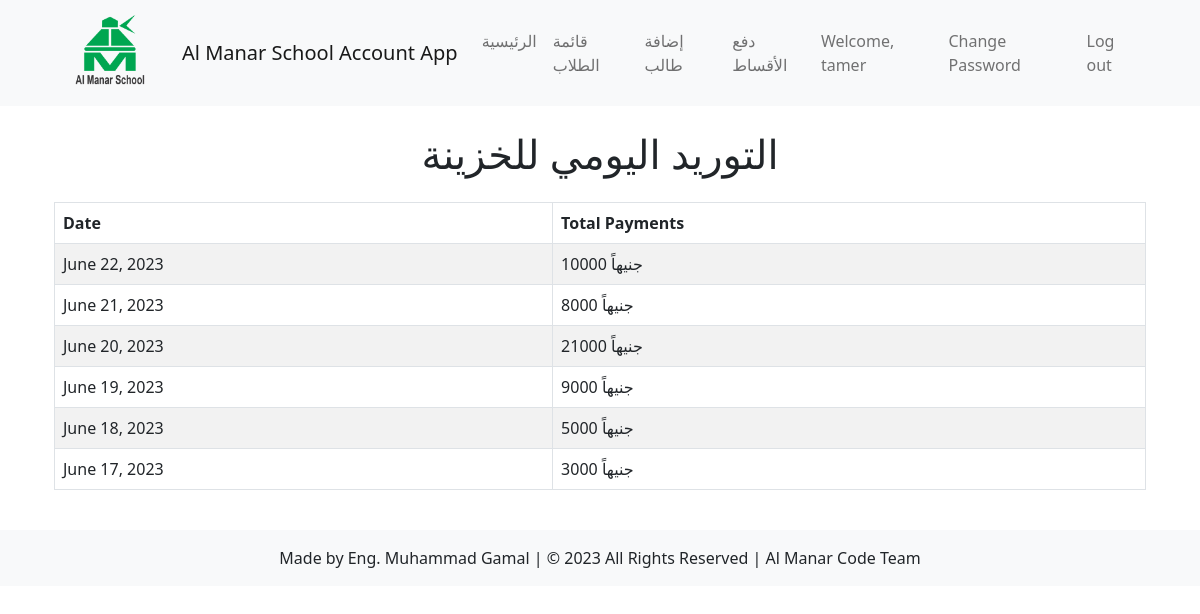
The app's page /students/daily_report/ (signed in) with its own data.
### account/models.py (models this page shows)
class User(AbstractUser):
    username = models.CharField(max_length=150, unique=True)  # Add the username field
    date_of_enrollment = models.DateField(null=True, blank=True)
    national_id = models.CharField(max_length=20, null=True, blank=True)
    department = models.CharField(max_length=20, choices=[
        ('accounts', 'Accounts'),
        ('student_affairs', 'Student Affairs'),
        ('administration', 'Administration')
    ])
    USERNAME_FIELD = 'username'
    objects = CustomUserManager()
    class Meta:
        permissions = [
            ('can_view_reports', 'Can view all reports'),
            ('can_edit_employee', 'Can edit employee profile'),
            ('can_add_student', 'Can add new student'),
            ('can_edit_student', 'Can edit student profile'),
            ('can_add_expense', 'Can add new expense'),
            ('can_pay_installment', 'Can pay student installment')
        ]

### students/models.py (models this page shows, shortened)
class Tuition(models.Model):
    student = models.ForeignKey('Student', related_name='tuitions', on_delete=models.CASCADE)
    installment_number = models.IntegerField()
    amount_tuition = models.DecimalField(max_digits=8, decimal_places=2)
    paid = models.BooleanField(default=False)
    receipt_date = models.DateTimeField(default=timezone.now, editable=False)
    payment_user = models.CharField(max_length=50, default="account user")

### students/views.py (the view)
# urls.py: path('daily_report/', views.generate_daily_report, name='daily_report'),
@never_cache
@login_required
def generate_daily_report(request):
    report_date = date.today()
    start_date = report_date - timedelta(days=30)  # Change the number of days as needed
    daily_payments = Tuition.objects.filter(paid=True, receipt_date__date__range=[start_date, report_date]).values('receipt_date__date').annotate(total_amount=Sum('amount_tuition')).order_by('-receipt_date__date')
    paginator = Paginator(daily_payments, 10)  # Show 10 payments per page
    page_number = request.GET.get('page')
    page_obj = paginator.get_page(page_number)
    context = {
        'report_date': report_date,
        'daily_payments': page_obj
    }
    return render(request, 'students/daily_report.html', context)

### students/templates/students/daily_report.html (shortened to what this page needs)
 {% extends 'students/base.html' %}
{% block content %}
    <h1 class="mb-4 text-center">التوريد اليومي للخزينة</h1>
    <div class="table-responsive">
        <table class="table table-striped table-bordered">
            <thead>
                <tr>
                    <th>Date</th>
                    <th>Total Payments</th>
                </tr>
            </thead>
            <tbody>
                {% for payment in daily_payments %}
                    <tr>
                        <td>{{ payment.receipt_date__date }}</td>
                        <td>جنيهاً {{ payment.total_amount }}</td>
                    </tr>
                {% empty %}
                    <tr>
                        <td colspan="2">No payments yet.</td>
                    </tr>
                {% endfor %}
            </tbody>
        </table>
    </div>
{% endblock %}

### students/templates/students/base.html (shortened to what this page needs)
{% load static %}
{% load crispy_forms_tags %}
<!DOCTYPE html>
<html lang="en">
<head>
<link rel="stylesheet" href="{% static 'css/bootstrap.css' %}">
<link rel="stylesheet" href="{% static 'css/bootstrap.min.css' %}">
<link rel="stylesheet" href="{% static 'css/bootstrap.rtl.css' %}">
<link rel="stylesheet" href="{% static 'css/bootstrap.rtl.min.css' %}">
<link rel="stylesheet" href="{% static 'css/bootstrap-grid.css' %}">
<link rel="stylesheet" href="{% static 'css/bootstrap-grid.min.css' %}">
<link rel="stylesheet" href="{% static 'css/bootstrap-grid.rtl.css' %}">
<link rel="stylesheet" href="{% static 'css/bootstrap-grid.rtl.min.css' %}">
<link rel="stylesheet" href="{% static 'css/bootstrap-reboot.css' %}">
<link rel="stylesheet" href="{% static 'css/bootstrap-reboot.min.css' %}">
<link rel="stylesheet" href="{% static 'css/bootstrap-reboot.rtl.css' %}">
<link rel="stylesheet" href="{% static 'css/bootstrap-reboot.rtl.min.css' %}">
<link rel="stylesheet" href="{% static 'css/bootstrap-utilities.css' %}">
<link rel="stylesheet" href="{% static 'css/bootstrap-utilities.min.css' %}">
<link rel="stylesheet" href="{% static 'css/bootstrap-utilities.rtl.css' %}">
<link rel="stylesheet" href="{% static 'css/bootstrap-utilities.rtl.min.css' %}">
<link rel="stylesheet" href="{% static 'css/style.css' %}">
<link rel="stylesheet" href="https://use.fontawesome.com/releases/v5.15.3/css/all.css">
<link rel="stylesheet" href="https://cdn.jsdelivr.net/npm/bootstrap-icons%401.5.0/font/bootstrap-icons.css">
<link rel="stylesheet" href="https://cdnjs.cloudflare.com/ajax/libs/twitter-bootstrap/5.0.2/css/bootstrap.min.css" />
</head>
<body>
  <nav class="navbar navbar-expand-lg navbar-light bg-light">
    <div class="container">
      <a class="navbar-brand" href="#">
        <img src="{% static 'img/logo.png' %}" alt="Logo" width="80">
      </a>
      <a class="navbar-brand" href="#">Al Manar School Account App</a>
      <div class="collapse navbar-collapse" id="navbarNav">
        <ul class="navbar-nav me-auto">
          <li class="nav-item">
            <a class="nav-link {% if request.resolver_match.url_name == 'home' %}active{% endif %}" href="{% url 'students:home' %}">الرئيسية</a>
          </li>
          <li class="nav-item">
            <a class="nav-link {% if request.resolver_match.url_name == 'student_list' %}active{% endif %}" href="{% url 'students:student_list' %}">قائمة الطلاب</a>
          </li>
          <li class="nav-item">
            <a class="nav-link {% if request.resolver_match.url_name == 'add_student' %}active{% endif %}" href="{% url 'students:add_student' %}">إضافة طالب</a>
          </li>
          <li class="nav-item">
            <a class="nav-link {% if request.resolver_match.url_name == 'search_student' %}active{% endif %}" href="{% url 'students:search_student' %}">دفع الأقساط</a>
          </li>
        </ul>
        <ul class="navbar-nav">
          {% if user.is_authenticated %}
            <li class="nav-item">
              <a class="nav-link" href="{% url 'account:view_profile' %}">Welcome, {{ user.username }}</a>
            </li>
            <li class="nav-item">
              <a class="nav-link" href="{% url 'account:change_password' %}">Change Password</a>
            </li>
            <li class="nav-item">
              <a class="nav-link" href="{% url 'logout' %}">Log out</a>
            </li>
          {% endif %}
        </ul>
      </div>
    </div>
  </nav>
<div class="container py-4">
    {% block content %}
    {% endblock %}
</div>
<footer class="bg-light text-center py-3">
  Made by Eng. Muhammad Gamal | © 2023 All Rights Reserved | Al Manar Code Team
</footer>
</body>
</html>

### records on screen
User: username "tamer"
Tuition: receipt_date__date "June 19, 2023", total_amount "9000"
Tuition: receipt_date__date "June 18, 2023", total_amount "5000"
Tuition: receipt_date__date "June 17, 2023", total_amount "3000"

### other values on screen
{{ payment.receipt_date__date }} "June 22, 2023" "June 21, 2023" "June 20, 2023"
{{ payment.total_amount }} "10000" "8000" "21000"
